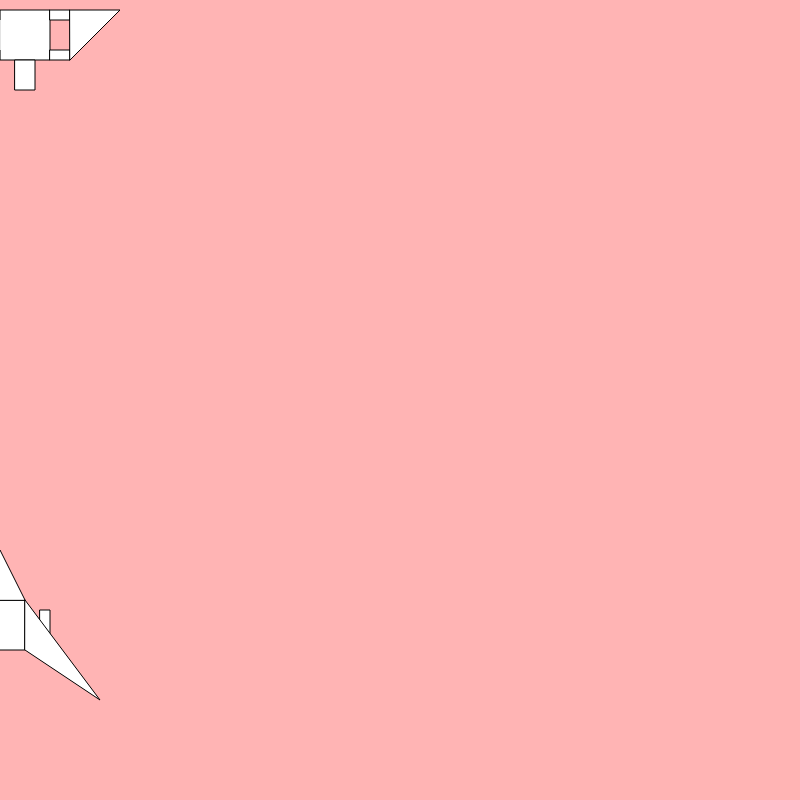
Frame 1 (no input)
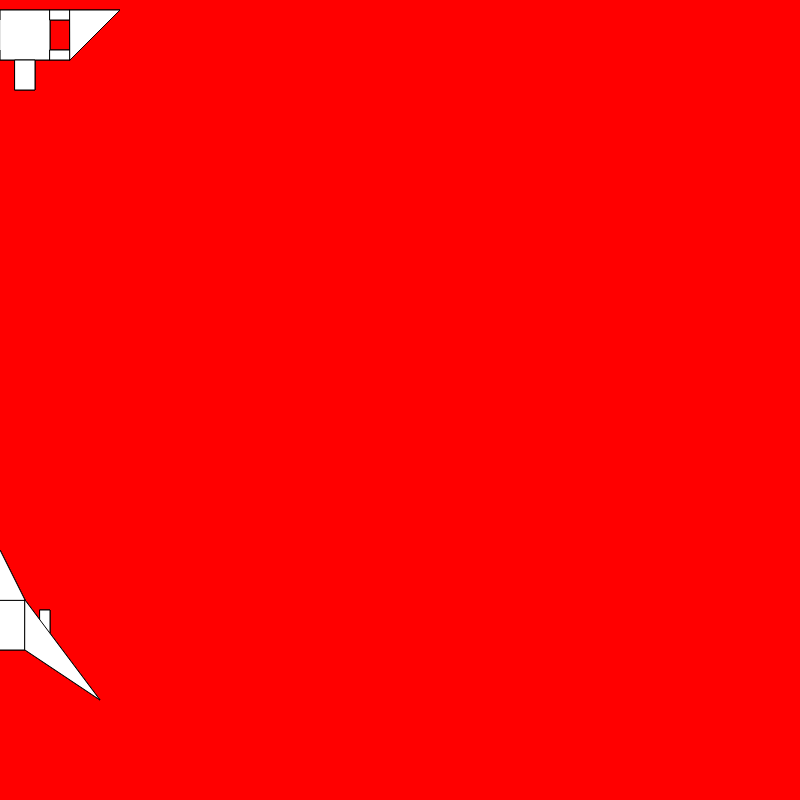
Frame 60 (no input)
Frame 120 (the mouse pressed at the canvas centre since frame 60): identical to frame 60, image omitted

The p5.js sketch that drew these frames (run headless with seeded random() and noise() and a simulated clock; from frame 60 on, the mouse is pressed at the canvas centre):

// p5.js sketch
// ── sketch.js
var playerX=0
var playerY=600
var enemyX =0
var enemyY =10
function setup() {
  createCanvas(800, 800);
}

function draw() {
  background(255,0,0,75
            );
  
  
  
  
  drawPlayer(playerX, playerY)
if (keyIsDown(65)) {
    playerX -= 5;
  }  if (keyIsDown(68)) {
    playerX += 5;
  }
   drawenemy(enemyX, enemyY)
 if (keyIsDown(74)) {
     enemyX -= 5;
   }  if (keyIsDown(76)) {
     enemyX += 5;
   }



}

function drawPlayer(x, y) {
  rect(x-50,y+10,10,30)
   rect(x+40,y+10,10,30)
  rect(x-25,y,50)
  triangle(x-25, y,   x,y-50,   x+25,y) 
  triangle(x-25,y,    x-100,y+100,    x-25,y+50)
  triangle(x+25,y,    x+100,y+100,    x+25,y+50)
}

function drawenemy(x, y) {
  rect(x,y,50,50)
  rect(x-20,y,20,10)
  rect(x+50,y,20,10)
  rect(x+50,y+40,20,10)
  rect(x-20,y+40,20,10)
  triangle(x+70,y+50,x+120,y,x+70,y)
  triangle(x-20,y+50,x-20,y,x-70,y)
  rect(x+15,y+50,20,30)
}
